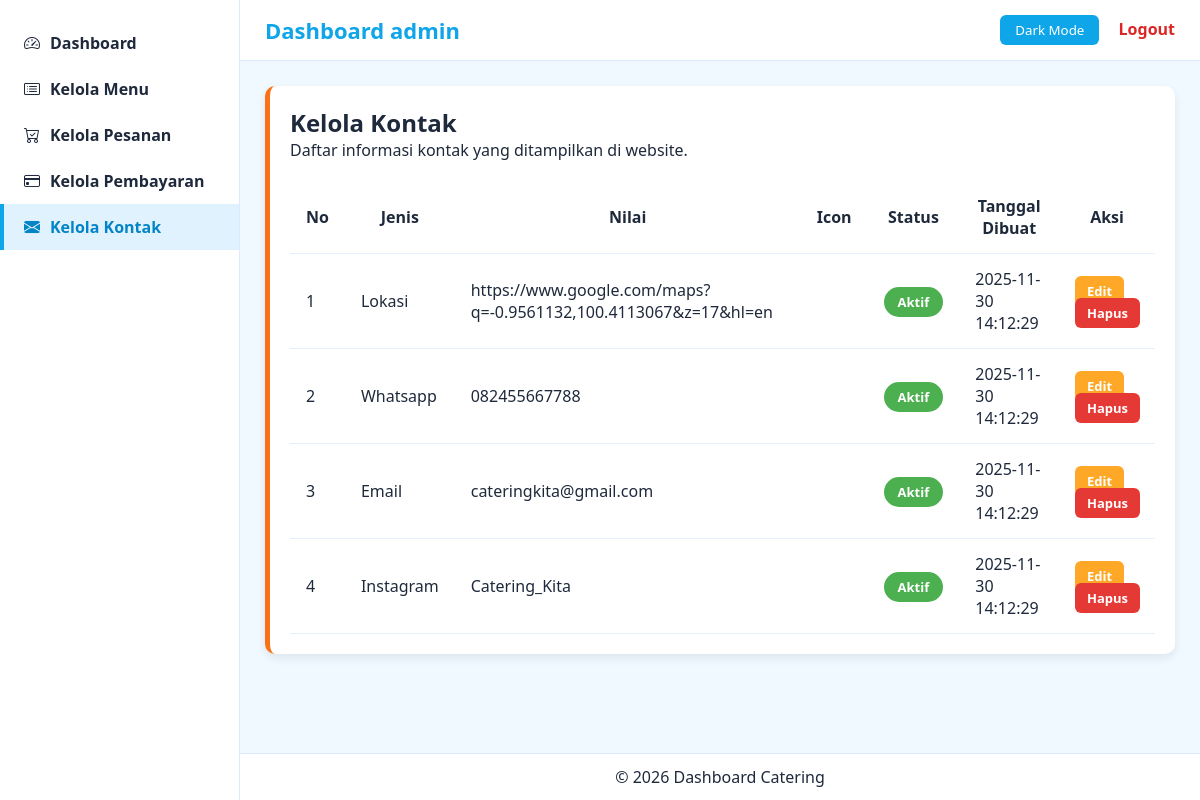
/dashboard/kontak/index.php (signed in), run on the app's committed database.
### tables this page shows
CREATE TABLE `kontak` (
  `id_kontak` int(11) NOT NULL,
  `jenis_kontak` enum('instagram','email','whatsapp','lokasi') NOT NULL,
  `nilai` varchar(255) NOT NULL,
  `icon` varchar(100) DEFAULT NULL,
  `status_aktif` tinyint(1) DEFAULT 1,
  `created_at` timestamp NOT NULL DEFAULT current_timestamp()
);

### dashboard/kontak/index.php (the view, shortened to what this page needs)
<?php
include "../../config.php";
$q = mysqli_query($conn, "SELECT * FROM kontak ORDER BY id_kontak DESC");
?>
<!doctype html>
<html lang="id">
<head>
    <link rel="stylesheet" href="https://cdn.jsdelivr.net/npm/bootstrap-icons/font/bootstrap-icons.css">
    <link rel="stylesheet" href="../assets/style.css">
</head>
<body>
<div class="sidebar">
    <a href="../index.php"><i class="bi bi-speedometer2"></i> Dashboard</a>
    <a href="../menu/index.php"><i class="bi bi-card-list"></i> Kelola Menu</a>
    <a href="../pesanan/index.php"><i class="bi bi-cart-check"></i> Kelola Pesanan</a>
    <a href="../pembayaran/index.php"><i class="bi bi-credit-card"></i> Kelola Pembayaran</a>
    <a href="index.php" class="active"><i class="bi bi-envelope-fill"></i> Kelola Kontak</a>
</div>
<div class="main">
<header>
    <a href="../../index.php" style="text-decoration: none; color: inherit;">
        <div class="logo">Dashboard admin</div>
    </a>
    <div class="right">
        <button id="toggleMode">Dark Mode</button>
        <a href="../../logout.php" style="margin-left:15px;color:#dc2626;font-weight:600;text-decoration:none;">Logout</a>
    </div>
</header>
<div class="content">
    <div class="card">
        <h2>Kelola Kontak</h2>
        <p>Daftar informasi kontak yang ditampilkan di website.</p>
        <table class="table">
            <thead>
                <tr>
                    <th>No</th>
                    <th>Jenis</th>
                    <th>Nilai</th>
                    <th>Icon</th>
                    <th>Status</th>
                    <th>Tanggal Dibuat</th>
                    <th>Aksi</th>
                </tr>
            </thead>
            <tbody>
                <?php
                $no = 1;
                while ($row = mysqli_fetch_assoc($q)) :
                ?>
                <tr>
                    <td><?= $no++ ?></td>
                    <td><?= ucfirst($row['jenis_kontak']) ?></td>
                    <td><?= $row['nilai'] ?></td>
                    <td><?= $row['icon'] ? '<i class="'.$row['icon'].'"></i>' : '-' ?></td>
                    <td>
                        <?= $row['status_aktif'] == 1
                            ? '<span class="badge badge-success">Aktif</span>'
                            : '<span class="badge badge-danger">Nonaktif</span>' ?>
                    </td>
                    <td><?= $row['created_at'] ?></td>
                    <td>
                        <a href="edit.php?id=<?= $row['id_kontak'] ?>" class="btn-warning small">Edit</a>
                        <a href="javascript:void(0)"
                           class="btn-danger small"
                           onclick="confirmDelete('hapus.php?id=<?= $row['id_kontak'] ?>')">
                           Hapus
                        </a>
                    </td>
                </tr>
                <?php endwhile; ?>
            </tbody>
        </table>
    </div>
</div>
<footer>
    © <?= date("Y") ?> Dashboard Catering
</footer>
</div>
</body>
</html>

### dashboard/assets/style.css (style rules this page uses)
* { margin: 0; padding: 0; box-sizing: border-box; font-family: "Segoe UI", Arial, sans-serif; }
:root { --primary: #0ea5e9; --primary-hover: #0284c7; --accent: #f97316; --bg-color: #f0f9ff; --text-color: #1e293b; --header-bg: #ffffff; --sidebar-bg: #ffffff; --sidebar-border: #dbeafe; --sidebar-link: #1e293b; --sidebar-link-hover: #0284c7; --sidebar-active-bg: #e0f2fe; --sidebar-active-text: #0284c7; --card-bg: #ffffff; --footer-bg: #ffffff; }
body { background: var(--bg-color); color: var(--text-color); display: flex; min-height: 100vh; transition: 0.35s ease-in-out; }
.sidebar { width: 240px; background: var(--sidebar-bg); border-right: 1px solid var(--sidebar-border); padding-top: 20px; position: fixed; height: 100vh; }
.sidebar a { display: flex; align-items: center; gap: 10px; padding: 12px 20px; text-decoration: none; font-weight: 600; color: var(--sidebar-link); transition: 0.25s; border-left: 4px solid transparent; }
.sidebar a.active { background: var(--sidebar-active-bg); color: var(--sidebar-active-text) !important; border-left: 4px solid var(--primary); }
.main { margin-left: 240px; width: calc(100% - 240px); display: flex; flex-direction: column; }
header { background: var(--header-bg); color: var(--text-color); padding: 15px 25px; display: flex; justify-content: space-between; align-items: center; border-bottom: 1px solid var(--sidebar-border); position: sticky; top: 0; z-index: 99; }
header .logo { font-size: 22px; font-weight: bold; color: var(--primary); }
#toggleMode { padding: 6px 15px; background: var(--primary); border: none; border-radius: 6px; color: white; cursor: pointer; transition: 0.2s; }
.content { padding: 25px; }
.card { background: var(--card-bg); padding: 20px; border-radius: 10px; box-shadow: 0 4px 10px rgba(0,0,0,0.08); margin-bottom: 22px; border-left: 5px solid var(--accent); }
footer { margin-top: auto; text-align: center; padding: 12px; background: var(--footer-bg); border-top: 1px solid var(--sidebar-border); }

### dashboard/kontak/index.php (style rules this page uses)
.table { width: 100%; border-collapse: collapse; margin-top: 20px; }
.table th, .table td { padding: 14px 16px; border-bottom: 1px solid #e5f0ff; color: var(--text-color); }
.table th { font-weight: 700; }
.badge { padding: 6px 14px; border-radius: 999px; font-size: 13px; font-weight: 600; }
.badge-success { background: #4caf50; color: #fff; }
.btn-warning.small, .btn-danger.small { padding: 6px 12px; font-size: 13px; border-radius: 6px; text-decoration: none; font-weight: 600; }
.btn-warning.small { background: #ffa726; color: white; }
.btn-danger.small { background: #e53935; color: white; }

### data on the page
kontak: jenis_kontak "Lokasi", nilai "https://www.google.com/maps?q=-0.9561132,100.4113067&z=17&hl=en", status_aktif "Aktif", created_at "2025-11-30 14:12:29"
kontak: jenis_kontak "Whatsapp", nilai "082455667788", status_aktif "Aktif", created_at "2025-11-30 14:12:29"
kontak: jenis_kontak "Email", nilai "cateringkita@gmail.com", status_aktif "Aktif", created_at "2025-11-30 14:12:29"
kontak: jenis_kontak "Instagram", nilai "Catering_Kita", status_aktif "Aktif", created_at "2025-11-30 14:12:29"
